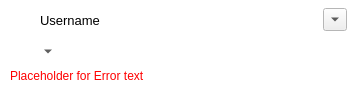
<?xml version="1.0" encoding="UTF-8"?>
<ui version="4.0">
 <class>OCC::ShareUserLine</class>
 <widget class="QWidget" name="OCC::ShareUserLine">
  <property name="geometry">
   <rect>
    <x>0</x>
    <y>0</y>
    <width>360</width>
    <height>88</height>
   </rect>
  </property>
  <property name="sizePolicy">
   <sizepolicy hsizetype="Preferred" vsizetype="Preferred">
    <horstretch>1</horstretch>
    <verstretch>0</verstretch>
   </sizepolicy>
  </property>
  <property name="minimumSize">
   <size>
    <width>360</width>
    <height>0</height>
   </size>
  </property>
  <property name="palette">
   <palette>
    <active>
     <colorrole role="Base">
      <brush brushstyle="SolidPattern">
       <color alpha="255">
        <red>255</red>
        <green>255</green>
        <blue>255</blue>
       </color>
      </brush>
     </colorrole>
     <colorrole role="Window">
      <brush brushstyle="SolidPattern">
       <color alpha="255">
        <red>255</red>
        <green>255</green>
        <blue>255</blue>
       </color>
      </brush>
     </colorrole>
    </active>
    <inactive>
     <colorrole role="Base">
      <brush brushstyle="SolidPattern">
       <color alpha="255">
        <red>255</red>
        <green>255</green>
        <blue>255</blue>
       </color>
      </brush>
     </colorrole>
     <colorrole role="Window">
      <brush brushstyle="SolidPattern">
       <color alpha="255">
        <red>255</red>
        <green>255</green>
        <blue>255</blue>
       </color>
      </brush>
     </colorrole>
    </inactive>
    <disabled>
     <colorrole role="Base">
      <brush brushstyle="SolidPattern">
       <color alpha="255">
        <red>255</red>
        <green>255</green>
        <blue>255</blue>
       </color>
      </brush>
     </colorrole>
     <colorrole role="Window">
      <brush brushstyle="SolidPattern">
       <color alpha="255">
        <red>255</red>
        <green>255</green>
        <blue>255</blue>
       </color>
      </brush>
     </colorrole>
    </disabled>
   </palette>
  </property>
  <property name="autoFillBackground">
   <bool>false</bool>
  </property>
  <layout class="QVBoxLayout" name="verticalLayout">
   <property name="spacing">
    <number>0</number>
   </property>
   <property name="leftMargin">
    <number>0</number>
   </property>
   <property name="topMargin">
    <number>0</number>
   </property>
   <property name="rightMargin">
    <number>0</number>
   </property>
   <property name="bottomMargin">
    <number>0</number>
   </property>
   <item>
    <layout class="QHBoxLayout" name="horizontalLayout">
     <property name="spacing">
      <number>0</number>
     </property>
     <item>
      <widget class="QLabel" name="avatar">
       <property name="sizePolicy">
        <sizepolicy hsizetype="Maximum" vsizetype="Maximum">
         <horstretch>0</horstretch>
         <verstretch>0</verstretch>
        </sizepolicy>
       </property>
       <property name="minimumSize">
        <size>
         <width>40</width>
         <height>40</height>
        </size>
       </property>
       <property name="palette">
        <palette>
         <active>
          <colorrole role="Base">
           <brush brushstyle="SolidPattern">
            <color alpha="255">
             <red>255</red>
             <green>255</green>
             <blue>255</blue>
            </color>
           </brush>
          </colorrole>
          <colorrole role="Window">
           <brush brushstyle="SolidPattern">
            <color alpha="255">
             <red>255</red>
             <green>255</green>
             <blue>255</blue>
            </color>
           </brush>
          </colorrole>
         </active>
         <inactive>
          <colorrole role="Base">
           <brush brushstyle="SolidPattern">
            <color alpha="255">
             <red>255</red>
             <green>255</green>
             <blue>255</blue>
            </color>
           </brush>
          </colorrole>
          <colorrole role="Window">
           <brush brushstyle="SolidPattern">
            <color alpha="255">
             <red>255</red>
             <green>255</green>
             <blue>255</blue>
            </color>
           </brush>
          </colorrole>
         </inactive>
         <disabled>
          <colorrole role="Base">
           <brush brushstyle="SolidPattern">
            <color alpha="255">
             <red>255</red>
             <green>255</green>
             <blue>255</blue>
            </color>
           </brush>
          </colorrole>
          <colorrole role="Window">
           <brush brushstyle="SolidPattern">
            <color alpha="255">
             <red>255</red>
             <green>255</green>
             <blue>255</blue>
            </color>
           </brush>
          </colorrole>
         </disabled>
        </palette>
       </property>
       <property name="alignment">
        <set>Qt::AlignCenter</set>
       </property>
      </widget>
     </item>
     <item>
      <widget class="OCC::ElidedLabel" name="sharedWith">
       <property name="sizePolicy">
        <sizepolicy hsizetype="Expanding" vsizetype="Preferred">
         <horstretch>0</horstretch>
         <verstretch>0</verstretch>
        </sizepolicy>
       </property>
       <property name="font">
        <font>
         <family>Segoe UI</family>
         <pointsize>10</pointsize>
        </font>
       </property>
       <property name="text">
        <string>Username</string>
       </property>
       <property name="textFormat">
        <enum>Qt::PlainText</enum>
       </property>
       <property name="alignment">
        <set>Qt::AlignLeading|Qt::AlignLeft|Qt::AlignVCenter</set>
       </property>
      </widget>
     </item>
     <item>
      <widget class="QProgressIndicator" name="passwordProgressIndicator" native="true">
       <property name="sizePolicy">
        <sizepolicy hsizetype="Fixed" vsizetype="Fixed">
         <horstretch>0</horstretch>
         <verstretch>0</verstretch>
        </sizepolicy>
       </property>
       <property name="minimumSize">
        <size>
         <width>28</width>
         <height>27</height>
        </size>
       </property>
      </widget>
     </item>
     <item>
      <spacer name="horizontalSpacer">
       <property name="orientation">
        <enum>Qt::Horizontal</enum>
       </property>
       <property name="sizeType">
        <enum>QSizePolicy::Preferred</enum>
       </property>
       <property name="sizeHint" stdset="0">
        <size>
         <width>20</width>
         <height>20</height>
        </size>
       </property>
      </spacer>
     </item>
     <item>
      <widget class="QToolButton" name="permissionToolButton">
       <property name="enabled">
        <bool>true</bool>
       </property>
       <property name="sizePolicy">
        <sizepolicy hsizetype="Fixed" vsizetype="Fixed">
         <horstretch>0</horstretch>
         <verstretch>0</verstretch>
        </sizepolicy>
       </property>
       <property name="layoutDirection">
        <enum>Qt::RightToLeft</enum>
       </property>
       <property name="icon">
        <iconset resource="../../theme.qrc">
         <normaloff>:/client/theme/black/caret-down.svg</normaloff>:/client/theme/black/caret-down.svg</iconset>
       </property>
       <property name="popupMode">
        <enum>QToolButton::InstantPopup</enum>
       </property>
       <property name="autoRaise">
        <bool>false</bool>
       </property>
       <property name="arrowType">
        <enum>Qt::DownArrow</enum>
       </property>
      </widget>
     </item>
     <item>
      <spacer name="horizontalSpacer_3">
       <property name="orientation">
        <enum>Qt::Horizontal</enum>
       </property>
       <property name="sizeType">
        <enum>QSizePolicy::Fixed</enum>
       </property>
       <property name="sizeHint" stdset="0">
        <size>
         <width>13</width>
         <height>20</height>
        </size>
       </property>
      </spacer>
     </item>
    </layout>
   </item>
   <item>
    <layout class="QHBoxLayout" name="horizontalLayout_6">
     <property name="spacing">
      <number>0</number>
     </property>
     <item>
      <spacer name="horizontalSpacer_2">
       <property name="orientation">
        <enum>Qt::Horizontal</enum>
       </property>
       <property name="sizeType">
        <enum>QSizePolicy::Fixed</enum>
       </property>
       <property name="sizeHint" stdset="0">
        <size>
         <width>36</width>
         <height>20</height>
        </size>
       </property>
      </spacer>
     </item>
     <item>
      <widget class="QToolButton" name="permissionMenu">
       <property name="cursor">
        <cursorShape>ArrowCursor</cursorShape>
       </property>
       <property name="contextMenuPolicy">
        <enum>Qt::NoContextMenu</enum>
       </property>
       <property name="layoutDirection">
        <enum>Qt::LeftToRight</enum>
       </property>
       <property name="autoFillBackground">
        <bool>false</bool>
       </property>
       <property name="icon">
        <iconset>
         <normalon>:/client/theme/black/caret-down.svg</normalon>
        </iconset>
       </property>
       <property name="checkable">
        <bool>false</bool>
       </property>
       <property name="autoRaise">
        <bool>true</bool>
       </property>
       <property name="arrowType">
        <enum>Qt::DownArrow</enum>
       </property>
      </widget>
     </item>
     <item>
      <widget class="OCC::ElidedLabel" name="currentPermission">
       <property name="sizePolicy">
        <sizepolicy hsizetype="Expanding" vsizetype="Maximum">
         <horstretch>0</horstretch>
         <verstretch>0</verstretch>
        </sizepolicy>
       </property>
       <property name="palette">
        <palette>
         <active>
          <colorrole role="WindowText">
           <brush brushstyle="SolidPattern">
            <color alpha="255">
             <red>226</red>
             <green>0</green>
             <blue>117</blue>
            </color>
           </brush>
          </colorrole>
          <colorrole role="Text">
           <brush brushstyle="SolidPattern">
            <color alpha="255">
             <red>226</red>
             <green>0</green>
             <blue>117</blue>
            </color>
           </brush>
          </colorrole>
          <colorrole role="ButtonText">
           <brush brushstyle="SolidPattern">
            <color alpha="255">
             <red>226</red>
             <green>0</green>
             <blue>117</blue>
            </color>
           </brush>
          </colorrole>
          <colorrole role="ToolTipText">
           <brush brushstyle="SolidPattern">
            <color alpha="255">
             <red>226</red>
             <green>0</green>
             <blue>116</blue>
            </color>
           </brush>
          </colorrole>
          <colorrole role="PlaceholderText">
           <brush brushstyle="SolidPattern">
            <color alpha="128">
             <red>0</red>
             <green>0</green>
             <blue>0</blue>
            </color>
           </brush>
          </colorrole>
         </active>
         <inactive>
          <colorrole role="WindowText">
           <brush brushstyle="SolidPattern">
            <color alpha="255">
             <red>226</red>
             <green>0</green>
             <blue>117</blue>
            </color>
           </brush>
          </colorrole>
          <colorrole role="Text">
           <brush brushstyle="SolidPattern">
            <color alpha="255">
             <red>226</red>
             <green>0</green>
             <blue>117</blue>
            </color>
           </brush>
          </colorrole>
          <colorrole role="ButtonText">
           <brush brushstyle="SolidPattern">
            <color alpha="255">
             <red>226</red>
             <green>0</green>
             <blue>117</blue>
            </color>
           </brush>
          </colorrole>
          <colorrole role="ToolTipText">
           <brush brushstyle="SolidPattern">
            <color alpha="255">
             <red>226</red>
             <green>0</green>
             <blue>116</blue>
            </color>
           </brush>
          </colorrole>
          <colorrole role="PlaceholderText">
           <brush brushstyle="SolidPattern">
            <color alpha="128">
             <red>0</red>
             <green>0</green>
             <blue>0</blue>
            </color>
           </brush>
          </colorrole>
         </inactive>
         <disabled>
          <colorrole role="WindowText">
           <brush brushstyle="SolidPattern">
            <color alpha="255">
             <red>226</red>
             <green>0</green>
             <blue>117</blue>
            </color>
           </brush>
          </colorrole>
          <colorrole role="Text">
           <brush brushstyle="SolidPattern">
            <color alpha="255">
             <red>226</red>
             <green>0</green>
             <blue>117</blue>
            </color>
           </brush>
          </colorrole>
          <colorrole role="ButtonText">
           <brush brushstyle="SolidPattern">
            <color alpha="255">
             <red>226</red>
             <green>0</green>
             <blue>117</blue>
            </color>
           </brush>
          </colorrole>
          <colorrole role="ToolTipText">
           <brush brushstyle="SolidPattern">
            <color alpha="255">
             <red>226</red>
             <green>0</green>
             <blue>116</blue>
            </color>
           </brush>
          </colorrole>
          <colorrole role="PlaceholderText">
           <brush brushstyle="SolidPattern">
            <color alpha="128">
             <red>0</red>
             <green>0</green>
             <blue>0</blue>
            </color>
           </brush>
          </colorrole>
         </disabled>
        </palette>
       </property>
       <property name="font">
        <font>
         <family>Segoe UI</family>
         <pointsize>10</pointsize>
        </font>
       </property>
       <property name="styleSheet">
        <string notr="true">color:rgb(226, 0, 117)</string>
       </property>
       <property name="text">
        <string/>
       </property>
       <property name="textFormat">
        <enum>Qt::PlainText</enum>
       </property>
       <property name="alignment">
        <set>Qt::AlignLeading|Qt::AlignLeft|Qt::AlignVCenter</set>
       </property>
      </widget>
     </item>
     <item>
      <widget class="QProgressIndicator" name="progressIndicator" native="true"/>
     </item>
    </layout>
   </item>
   <item>
    <layout class="QHBoxLayout" name="horizontalLayout_5">
     <property name="leftMargin">
      <number>10</number>
     </property>
     <property name="topMargin">
      <number>0</number>
     </property>
     <item>
      <widget class="QLabel" name="errorLabel">
       <property name="sizePolicy">
        <sizepolicy hsizetype="Preferred" vsizetype="Preferred">
         <horstretch>0</horstretch>
         <verstretch>0</verstretch>
        </sizepolicy>
       </property>
       <property name="minimumSize">
        <size>
         <width>0</width>
         <height>0</height>
        </size>
       </property>
       <property name="palette">
        <palette>
         <active>
          <colorrole role="WindowText">
           <brush brushstyle="SolidPattern">
            <color alpha="255">
             <red>255</red>
             <green>0</green>
             <blue>0</blue>
            </color>
           </brush>
          </colorrole>
         </active>
         <inactive>
          <colorrole role="WindowText">
           <brush brushstyle="SolidPattern">
            <color alpha="255">
             <red>255</red>
             <green>0</green>
             <blue>0</blue>
            </color>
           </brush>
          </colorrole>
         </inactive>
         <disabled>
          <colorrole role="WindowText">
           <brush brushstyle="SolidPattern">
            <color alpha="255">
             <red>123</red>
             <green>121</green>
             <blue>134</blue>
            </color>
           </brush>
          </colorrole>
         </disabled>
        </palette>
       </property>
       <property name="text">
        <string notr="true">Placeholder for Error text</string>
       </property>
       <property name="textFormat">
        <enum>Qt::PlainText</enum>
       </property>
       <property name="wordWrap">
        <bool>true</bool>
       </property>
      </widget>
     </item>
    </layout>
   </item>
  </layout>
 </widget>
 <customwidgets>
  <customwidget>
   <class>QProgressIndicator</class>
   <extends>QWidget</extends>
   <header>QProgressIndicator.h</header>
   <container>1</container>
  </customwidget>
  <customwidget>
   <class>OCC::ElidedLabel</class>
   <extends>QLabel</extends>
   <header>elidedlabel.h</header>
  </customwidget>
 </customwidgets>
 <resources>
  <include location="../../theme.qrc"/>
  <include location="../../theme.qrc"/>
 </resources>
 <connections/>
</ui>
